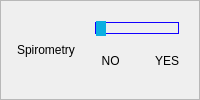
               <widget class="QFrame" name="spirometryTitleFrame">
                <property name="styleSheet">
                 <string notr="true">QSlider::groove:horizontal {
    border: 1px solid;
	border-color: rgb(17, 0, 255);
    height: 10px;
    margin: 0px;
}

QSlider::handle:horizontal {
    background-color: rgb(11, 175, 225);
    border: 1px solid;
	border-color: rgb(11, 175, 225);
    height: px;
    width: 8px;
	margin: -15px 0px;
}</string>
                </property>
                <property name="frameShape">
                 <enum>QFrame::StyledPanel</enum>
                </property>
                <property name="frameShadow">
                 <enum>QFrame::Raised</enum>
                </property>
                <layout class="QVBoxLayout" name="verticalLayout_66">
                 <item>
                  <layout class="QGridLayout" name="gridLayout_4">
                   <item row="0" column="0" colspan="2" alignment="Qt::AlignHCenter">
                    <widget class="QLabel" name="spirometryLabel">
                     <property name="text">
                      <string>Spirometry</string>
                     </property>
                    </widget>
                   </item>
                   <item row="0" column="2">
                    <widget class="QFrame" name="VIHFrame_2">
                     <property name="styleSheet">
                      <string notr="true">QFrame {
	border: none;
}
QSlider::groove:horizontal {
    border: 1px solid;
	border-color: rgb(17, 0, 255);
    height: 10px;
    margin: 0px;
}

QSlider::handle:horizontal {
    background-color: rgb(11, 175, 225);
    border: 1px solid;
	border-color: rgb(11, 175, 225);
    height: px;
    width: 8px;
	margin: -15px 0px;
}</string>
                     </property>
                     <property name="frameShape">
                      <enum>QFrame::StyledPanel</enum>
                     </property>
                     <property name="frameShadow">
                      <enum>QFrame::Raised</enum>
                     </property>
                     <layout class="QVBoxLayout" name="verticalLayout_58">
                      <item>
                       <layout class="QGridLayout" name="gridLayout_65">
                        <item row="1" column="1" alignment="Qt::AlignRight">
                         <widget class="QLabel" name="VIHYeslabel_4">
                          <property name="text">
                           <string>YES</string>
                          </property>
                         </widget>
                        </item>
                        <item row="1" column="0">
                         <widget class="QLabel" name="VIHNoLabel_4">
                          <property name="text">
                           <string>  NO  </string>
                          </property>
                         </widget>
                        </item>
                        <item row="0" column="0" colspan="2">
                         <widget class="QSlider" name="spirometry_slider">
                          <property name="maximum">
                           <number>1</number>
                          </property>
                          <property name="pageStep">
                           <number>1</number>
                          </property>
                          <property name="orientation">
                           <enum>Qt::Horizontal</enum>
                          </property>
                         </widget>
                        </item>
                       </layout>
                      </item>
                     </layout>
                    </widget>
                   </item>
                  </layout>
                 </item>
                </layout>
               </widget>
